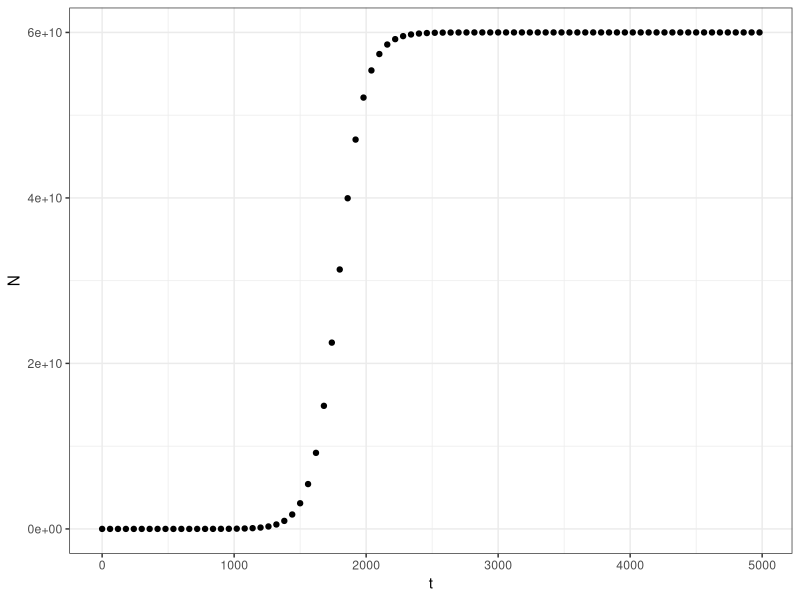
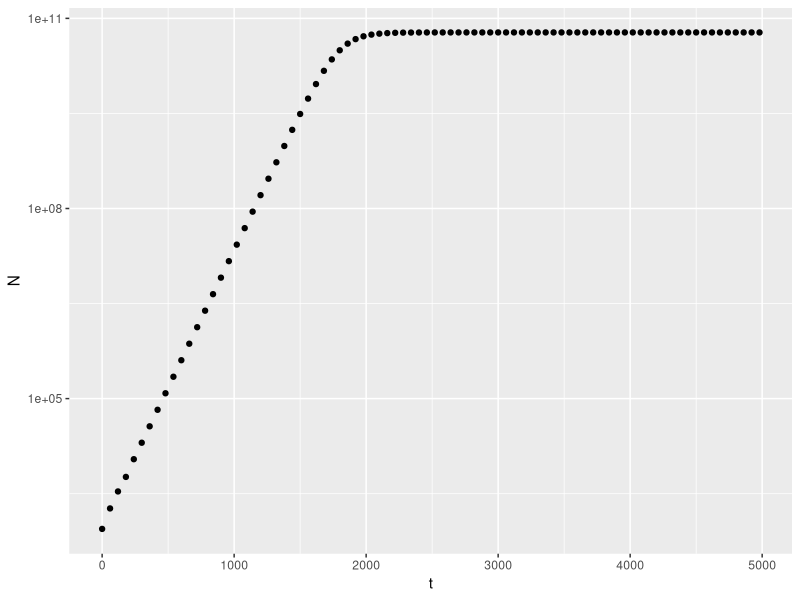

These charts were generated, in order, by the following R code:
#Script to plot the logistic growth data

growth_data <- read.csv("experiment.csv")

#renv

#renv::install("ggplot2")

library(ggplot2)

ggplot(aes(t,N), data = growth_data) +
  geom_point() +
  xlab("t") +
  ylab("N") +
  theme_bw()

ggplot(aes(t,N), data = growth_data) +
  geom_point() +
  xlab("t") +
  ylab("N") +
  scale_y_continuous(trans='log10')

